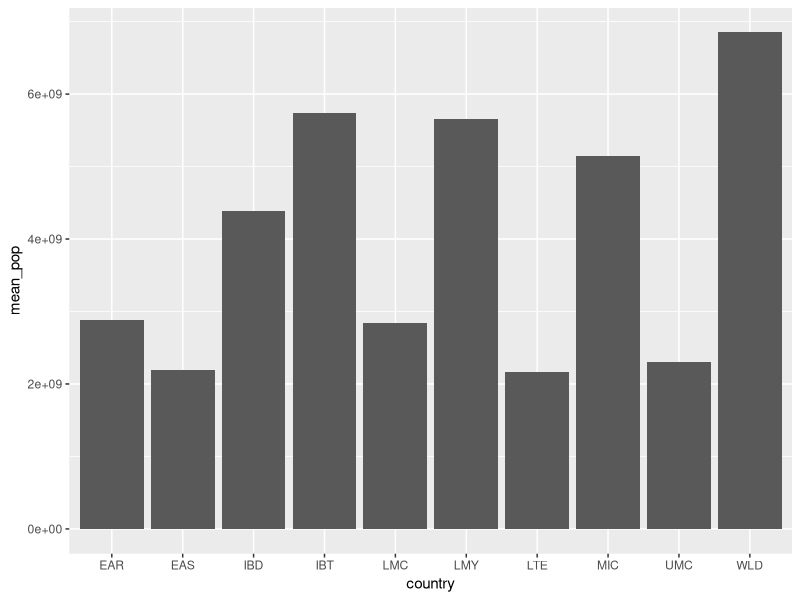

Source code (R):
## ---- chunk 1
#| label: setup
#| echo: false

options(width = 70)
## ---- chunk 2
#| label: tidyverse
#| message: true

library(tidyverse)
## ---- chunk 3
#| label: data

data(world_bank_pop)
print(world_bank_pop, width = 66)
## ---- chunk 4
#| label: pivot_longer

pop_long <- world_bank_pop |>
  pivot_longer(cols = `2000`:`2017`, names_to = "year")
print(pop_long)
## ---- chunk 5
#| label: pivot_wider

pop_tidy <- pop_long |>
  pivot_wider(names_from = indicator, values_from = value)
print(pop_tidy)
## ---- chunk 6
#| label: mutate

pop_new <- pop_tidy |>
  mutate(pop_non_urb = SP.POP.TOTL - SP.URB.TOTL)
pop_new
## ---- chunk 7
#| label: select

pop_new |>
  select(country, year, SP.POP.TOTL, SP.URB.TOTL, pop_non_urb)
## ---- chunk 8
#| label: filter

pop_new |>
  select(country, year, SP.POP.TOTL, SP.URB.TOTL, pop_non_urb) |>
  filter(year == 2017, SP.POP.TOTL >= 1e+8)
## ---- chunk 9
#| label: arrange

pop_new |>
  select(country, year, SP.POP.TOTL, SP.URB.TOTL, pop_non_urb) |>
  filter(year == 2017, SP.POP.TOTL >= 1e+8) |>
  arrange(desc(SP.POP.TOTL))
## ---- chunk 10
#| label: summarise

pop_tidy |>
  group_by(country) |>
  summarise(mean_pop = mean(SP.POP.TOTL))
## ---- chunk 11
#| label: plot
#| output-location: slide

pop_tidy |>
  group_by(country) |>
  summarise(mean_pop = mean(SP.POP.TOTL)) |>
  arrange(desc(mean_pop)) |>
  slice(1:10) |>
  ggplot(aes(x = country, y = mean_pop)) +
  geom_bar(stat = "identity")
